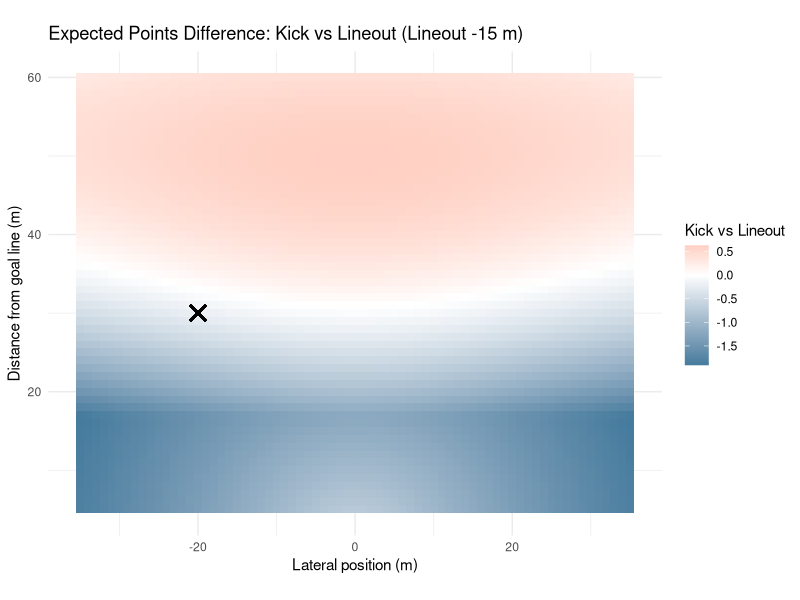
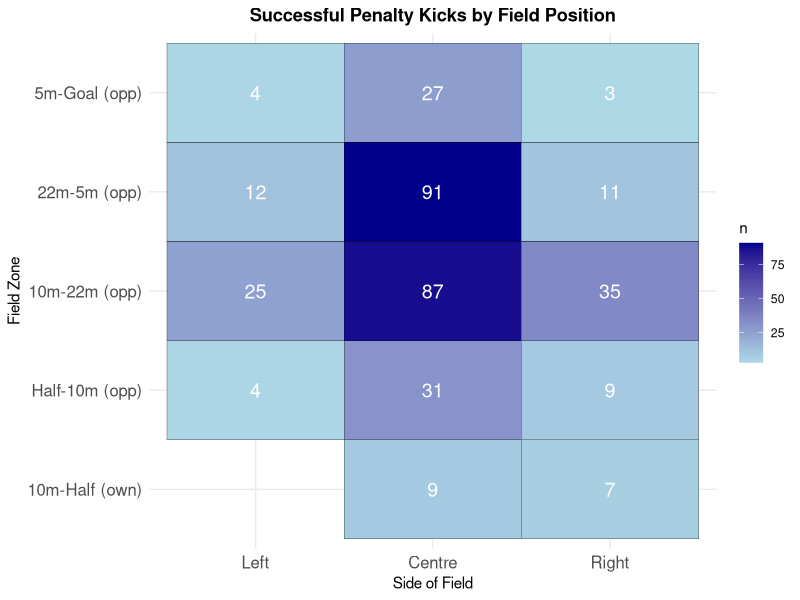
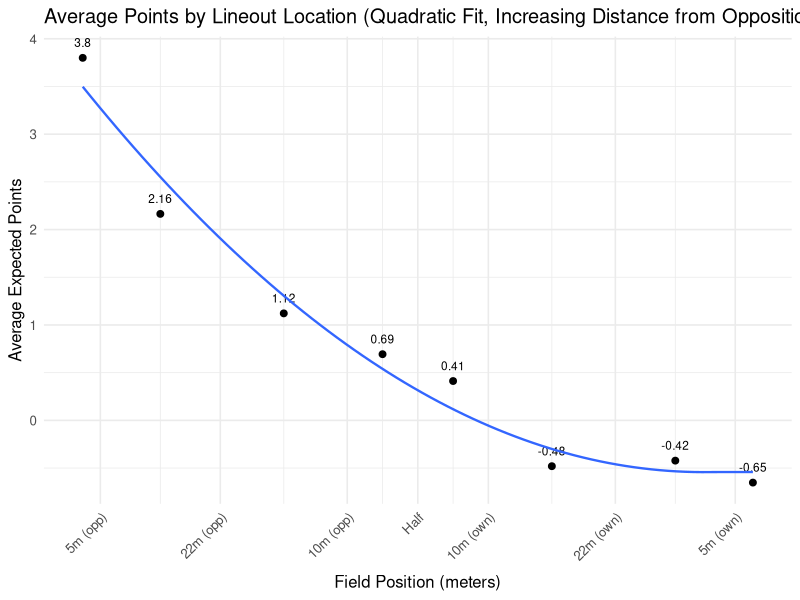
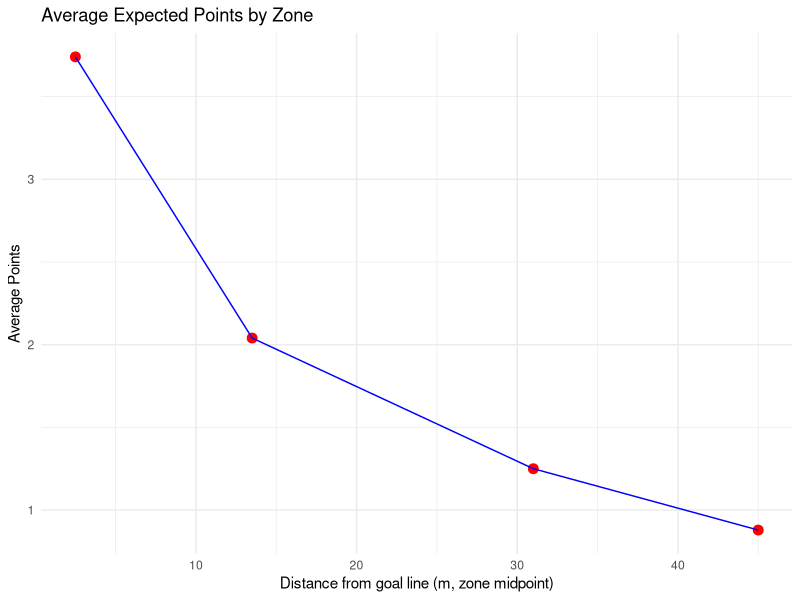
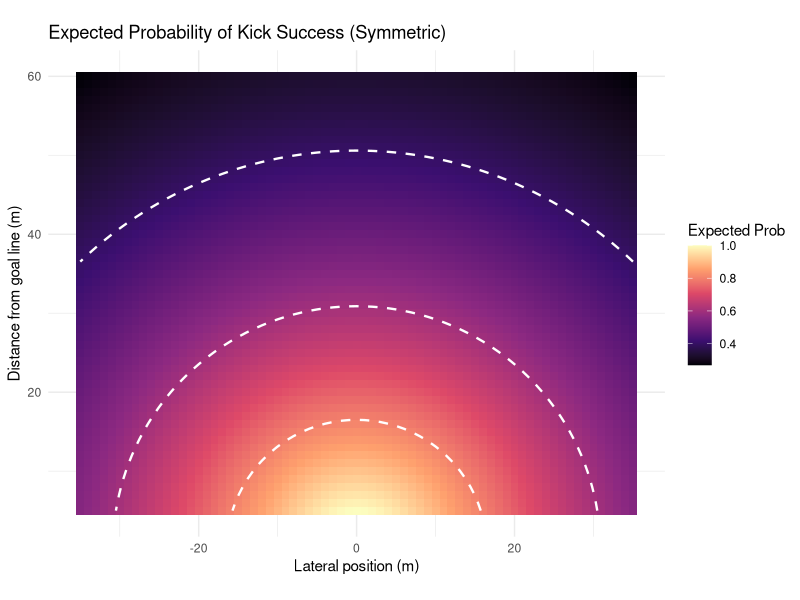
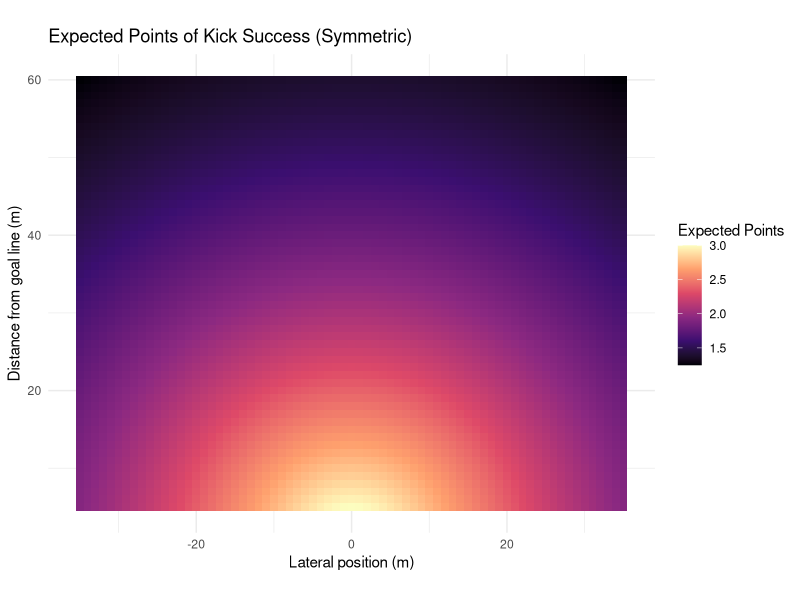
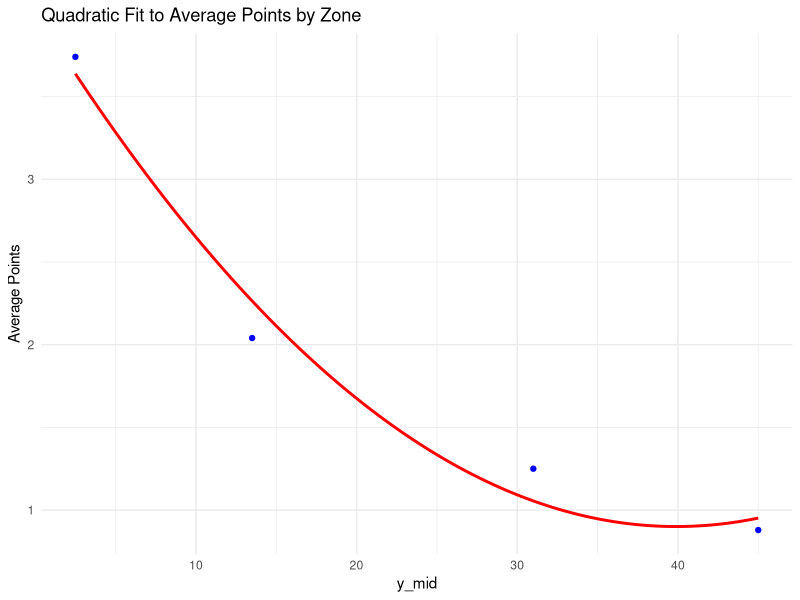
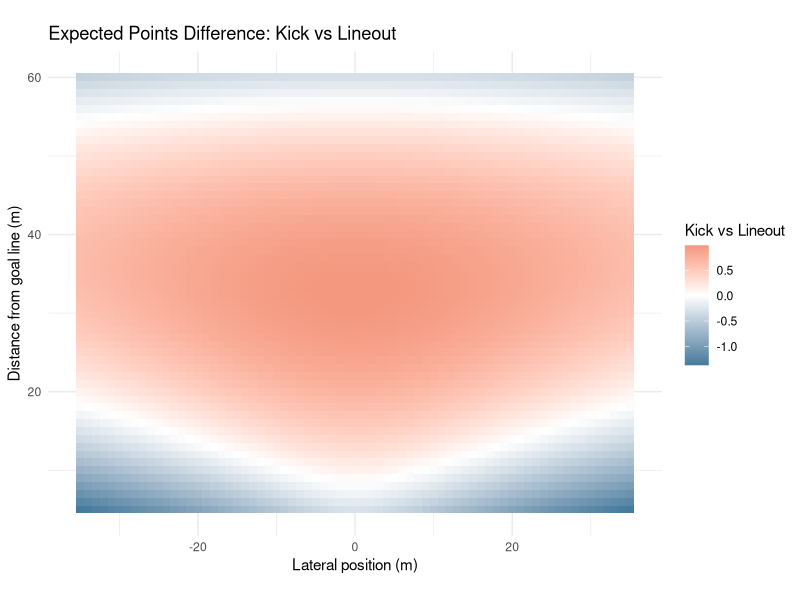

Generate these figures, in order, with R: (Note: this script raises an error after producing the figures.)
##################
### REFERENCES ###
##################

## Links to Article
# https://www.data-ruck.com/blog/predicting-kicks-outcome/
# https://journals.sagepub.com/doi/10.1177/22150218251365220

## Data Download Link
# https://zenodo.org/api/records/13851563/files-archive

# Goal Kicking Data
# https://www.sciencedirect.com/science/article/pii/S1440244014000255


################
### PACKAGES ###
################

# install.packages("patchwork")
library(patchwork)

# install.packages("stringr")
library(stringr)

# install.packages("tidyverse")
library(tidyverse)

# install.packages("dplyr")
library(dplyr)

#################
### DATA LOAD ###
#################

# run from project directory (or within .Rproj)
phase_data = read_csv("data/phase_2018-19.csv")
# preview data
head(phase_data)

########################
### DATA EXPLORATION ###
#######################

# location where the phase began, determined determined by the metre lines dividing the pitch
unique(phase_data$Location)

# period between subsequent rucks
unique(phase_data$Phase)

# location on the pitch where the phase began, determined by the lineout lines dividing the pitch
unique(phase_data$Side)

# how did the play start?
unique(phase_data$Play_Start)

# upon scoring, the event was assigned to all phases since the previous scoring event
unique(phase_data$Outcome)

# points difference (I'm assuming for whoever has possession of the ball)
## oftentimes this is from perspective of the home team, but if it flips back and forth w/ possession then you're right
unique(phase_data$Points_Difference)

# remove instances when cards occur
phase_data <- phase_data %>%
  filter(
    Red_Cards_Own == 0,
    Red_Cards_Opp == 0,
    Yellow_Cards_Own == 0,
    Yellow_Cards_Opp == 0
  ) %>%
  select(-Red_Cards_Own, -Red_Cards_Opp, -Yellow_Cards_Own, -Yellow_Cards_Opp)

# get restarts
restarts <- phase_data %>%
  filter(Play_Start == "Restart Kick", Phase ==1)

# list of unique restart locations
unique(restarts$Location)

# successfulpenalty kicks and locations
successful_penalty_kicks <- phase_data %>%
  arrange(ID) %>% 
  mutate(
    prev_location = lag(Location),          # previous play location
    prev_team = lag(Team_In_Poss),          # previous team in possession
    prev_side = lag(Side),                  # previous side
    score_change = Points_Difference - lag(Points_Difference),
    
    # flip certain "own" zones to "opp"
    prev_location = case_when(
      prev_location == "Goal-5m (own)"   ~ "5m-Goal (opp)",
      prev_location == "5m-22m (own)"    ~ "22m-5m (opp)",
      prev_location == "22m-10m (own)"   ~ "10m-22m (opp)",
      TRUE ~ prev_location
    )
  ) %>%
  # isolate for 3-point scores
  filter(
    abs(score_change) == 3
  ) %>%
  select(ID, Round, Home, Away, Location, prev_location, prev_team, prev_side, Points_Difference, Outcome)
# preview data
print(successful_penalty_kicks)


# mapping successful penalty kicks

zone_levels <- c("Goal-5m (own)", "5m-22m (own)", "22m-10m (own)", "10m-Half (own)",
                 "Half-10m (opp)", "10m-22m (opp)", "22m-5m (opp)", "5m-Goal (opp)")

successful_penalty_kicks <- successful_penalty_kicks %>%
  mutate(
    prev_location = factor(prev_location, levels = zone_levels),
    prev_side = factor(prev_side, levels = c("Left", "Centre", "Right"))
  )

field_counts <- successful_penalty_kicks %>%
  count(prev_location, prev_side)

p1 <- ggplot(field_counts, aes(x = prev_side, y = prev_location, fill = n)) +
  geom_tile(color = "black") +
  geom_text(aes(label = n), color = "white", size = 5) +
  scale_fill_gradient(low = "lightblue", high = "darkblue") +
  labs(title = "Successful Penalty Kicks by Field Position",
       x = "Side of Field",
       y = "Field Zone") +
  theme_minimal() +
  theme(
    axis.text.x = element_text(size = 12),
    axis.text.y = element_text(size = 12),
    plot.title = element_text(hjust = 0.5, face = "bold")
  )

ggsave("plots/penalty_kicks_by_position.png", p1, width = 10, height = 8, dpi = 300)

# expected points of lineout in different locations

phase_data <- phase_data %>%
  mutate(
    # extract signed numbers inside parentheses: (+3), (-3), etc.
    points = str_extract(Outcome, "[-+]?\\d+") %>% as.numeric(),
    
    # handle cases with no number (e.g. "no score", turnovers)
    points = ifelse(is.na(points), 0, points)
  )

zones <- c(
  "5m-Goal (opp)",
  "22m-5m (opp)",
  "10m-22m (opp)",
  "Half-10m (opp)",
  "10m-Half (own)",
  "22m-10m (own)",
  "5m-22m (own)",
  "Goal-5m (own)"
)

lineouts_clean <- phase_data %>%
  filter(
    Play_Start == "Lineout",
    Location %in% zones,
    Phase == 1
  ) %>%
  arrange(Round, Home, Away, Team_In_Poss, desc(Seconds_Remaining)) %>%
  group_by(Round, Home, Away, Team_In_Poss, Points_Difference, Outcome) %>%
  mutate(time_gap = lag(Seconds_Remaining) - Seconds_Remaining,
         too_close = !is.na(time_gap) & time_gap < 200) %>%
  slice_head(n = 1) %>%
  ungroup()

expected_points_by_zone <- lineouts_clean %>%
  group_by(Location) %>%
  summarise(
    n_phases = n(),
    avg_points = mean(points, na.rm = TRUE),
    total_points = sum(points, na.rm = TRUE),
    .groups = "drop"
)

print(expected_points_by_zone)

# Expected Points of Lineout All Areas of the pitch

zones_order <- c(
  "5m-Goal (opp)",
  "22m-5m (opp)",
  "10m-22m (opp)",
  "Half-10m (opp)",
  "10m-Half (own)",
  "22m-10m (own)",
  "5m-22m (own)",
  "Goal-5m (own)"
)

expected_points_by_zone <- lineouts_clean %>%
  group_by(Location) %>%
  summarise(
    n_phases = n(),
    avg_points = mean(points, na.rm = TRUE),
    total_points = sum(points, na.rm = TRUE),
    .groups = "drop"
  ) %>%
  mutate(Location = factor(Location, levels = zones_order)) %>%
  arrange(Location)

# Print Table
print(expected_points_by_zone)

# Plot of Meteres vs Expected Points of Lineout

field_lines <- c(5, 22, 40, 50, 60, 78, 95)
line_names <- c("5m (opp)", "22m (opp)", "10m (opp)", "Half", "10m (own)", "22m (own)", "5m (own)")

zone_meters <- c(2.5, 13.5, 31, 45, 55, 69, 86.5, 97.5)

expected_points_by_zone$Location <- factor(expected_points_by_zone$Location, levels = zones_order)
expected_points_by_zone$meter_x <- zone_meters[match(as.character(expected_points_by_zone$Location), zones_order)]

# Computing Quadratic Minimum

quad_fit_tmp <- lm(avg_points ~ poly(meter_x, 2), data = expected_points_by_zone)
grid_x <- seq(min(expected_points_by_zone$meter_x, na.rm = TRUE),
              max(expected_points_by_zone$meter_x, na.rm = TRUE),
              length.out = 2000)
pred_tmp <- predict(quad_fit_tmp, newdata = data.frame(meter_x = grid_x))

cap_x <- grid_x[which.min(pred_tmp)]

lineout_plot <- ggplot(expected_points_by_zone, aes(x = meter_x, y = avg_points)) +
  geom_point(size = 2) +
  geom_text(aes(label = round(avg_points, 2)), vjust = -1.2, size = 3, check_overlap = TRUE) +
  geom_smooth(method = "lm", formula = y ~ poly(pmin(x,  cap_x), 2), se = FALSE, linewidth = 0.8) +
  scale_x_continuous(
    breaks = field_lines,
    labels = line_names,
    expand = expansion(add = c(3, 3)),
    limits = c(0, 100)  # ensures full field range
  ) +
  labs(
    title = "Average Points by Lineout Location (Quadratic Fit, Increasing Distance from Opposition Goal Line)",
    x = "Field Position (meters)",
    y = "Average Expected Points"
  ) +
  theme_minimal(base_size = 12) +
  theme(
    axis.text.x = element_text(angle = 45, hjust = 1),
    axis.title.x = element_text(margin = ggplot2::margin(t = unit(8, "pt")))
  )

ggsave("plots/lineout_plot.png", lineout_plot, width = 10, height = 6, dpi = 300)

df <- tibble::tibble(
  y_mid = c(31, 13.5, 2.5, 45),
  avg_points = c(1.25, 2.04, 3.74, 0.879)
)

p2 <- ggplot(df, aes(x = y_mid, y = avg_points)) +
  geom_point(size = 3, color = "red") +
  geom_line(group = 1, color = "blue") +
  labs(
    title = "Average Expected Points by Zone",
    x = "Distance from goal line (m, zone midpoint)",
    y = "Average Points"
  ) +
  theme_minimal()

ggsave("plots/expected_points_by_zone.png", p2, width = 10, height = 6, dpi = 300)

# coefficients from logistic regression (REPLICATE THIS)
beta_angle <- 0.45
beta_distance <- -0.022
intercept <- -1.78

x_vals <- seq(-35, 35, by = 1)
y_vals <- seq(5, 60, by = 1)
grid <- expand.grid(x = x_vals, y = y_vals)

# SET THIS AS DEFAULT VALUE, CORRECT IF NOT SO
post_half_width <- 2.81

# logistic function
logit_prob <- function(angle, distance) {
  1 / (1 + exp(-(beta_angle * angle + beta_distance * distance + intercept)))
}

compute_expected_points <- function(x, y, post_half_width = 2.81) {
  # positions of the posts along the x-axis
  left_post_x  <- -post_half_width
  right_post_x <-  post_half_width
  
  # distances to the posts from kicker at (x, y)
  angle_left  <- atan2(x + left_post_x, y)
  angle_right <- atan2(x - right_post_x, y)
  
  # angular width of target
  angle <- angle_right - angle_left
  
  # logistic probability
  distance <- sqrt(x^2 + y^2)
  prob_raw <- logit_prob(angle, distance)
  
  prob_raw
}

grid <- grid %>%
  mutate(
    prob_raw_pos = compute_expected_points(x, y),
    prob_raw_neg = compute_expected_points(-x, y),  # mirror kicker position
    prob_raw_max = pmax(prob_raw_pos, prob_raw_neg)
  ) %>%
  mutate(
    prob = prob_raw_max / max(prob_raw_max),
    expected_points = prob * 3 + (1-prob)*0.604    # 6.04 obtained from expected points following a 22 meter drop out
  )


# plot symmetric heatmap
thresholds <- c(0.8, 0.6, 0.4, 0.2)

p3 <- ggplot(grid, aes(x = x, y = y, fill = prob)) +
  geom_tile() +
  geom_contour(aes(z = prob),
               breaks = thresholds,
               color = "white",
               linewidth = 0.8,
               linetype = "dashed") +
  scale_fill_viridis_c(option = "magma", name = "Expected Prob") +
  coord_fixed() +
  labs(
    title = "Expected Probability of Kick Success (Symmetric)",
    x = "Lateral position (m)",
    y = "Distance from goal line (m)"
  ) +
  theme_minimal()

ggsave("plots/kick_success_probability.png", p3, width = 12, height = 10, dpi = 300)

p4 <- ggplot(grid, aes(x = x, y = y, fill = expected_points)) +
  geom_tile() +
  scale_fill_viridis_c(option = "magma", name = "Expected Points") +
  coord_fixed() +
  labs(
    title = "Expected Points of Kick Success (Symmetric)",
    x = "Lateral position (m)",
    y = "Distance from goal line (m)"
  ) +
  theme_minimal()

ggsave("plots/expected_points_heatmap.png", p4, width = 12, height = 10, dpi = 300)



# Expected Points after Penalty miss (drop kick from opposition 22m)

all_restarts <- restarts

head(all_restarts)
table(all_restarts$Location)

# Need to Remove All Restarts After Tries and Penalties

restarts_not_after_score <- phase_data %>%
  mutate(
    prev_ID = lag(ID),
    prev_Points = lag(Points_Difference),
    prev_Play = lag(Play_Start),
    prev_Team_In_Poss = lag(Team_In_Poss)
  ) %>%
  filter(
    Phase == 1,
    Play_Start == "Restart Kick",
    !is.na(prev_ID),
    abs(Points_Difference - prev_Points) == 0,
    Seconds_Remaining < 4795,
    !between(Seconds_Remaining, 2390, 2400)
  )



head(restarts_not_after_score)
table(restarts_not_after_score$Location)


# Filtering out unreasonable locations

avg_points_by_location_restarts <- restarts_not_after_score %>%
  group_by(Location) %>%
  summarise(
    n = n(),
    avg_expected_points = mean(points, na.rm = TRUE)
  ) %>%
  arrange(desc(avg_expected_points))

print(avg_points_by_location_restarts)

overall_avg_points_restarts <- restarts_not_after_score %>%
  summarise(overall_avg_expected_points = mean(points, na.rm = TRUE))

print(overall_avg_points_restarts)


# lineout expected points

expected_points_by_zone <- tibble(
  Location = c("10m-22m (opp)", "22m-5m (opp)", "5m-Goal (opp)", "Half-10m (opp)"),
  y_mid = c(31, 13.5, 2.5, 45),
  avg_points = c(1.25, 2.04, 3.74, 0.879)
)

# fit quadratic function
quad_fit <- lm(avg_points ~ poly(y_mid, 2, raw = TRUE), data = expected_points_by_zone)

y_dense <- seq(min(expected_points_by_zone$y_mid),
               max(expected_points_by_zone$y_mid), length.out = 500)

fitted_dense <- predict(quad_fit, newdata = data.frame(y_mid = y_dense))

p5 <- ggplot() +
  geom_point(data = expected_points_by_zone, aes(x = y_mid, y = avg_points), color = "blue") +
  geom_line(aes(x = y_dense, y = fitted_dense), color = "red", linewidth = 1) +
  labs(title = "Quadratic Fit to Average Points by Zone",
       x = "y_mid",
       y = "Average Points") +
  theme_minimal()

ggsave("plots/quadratic_fit.png", p5, width = 10, height = 6, dpi = 300)

interpolate_quad <- function(x) {
  predict(quad_fit, newdata = data.frame(y_mid = x))
}

grid <- grid %>%
  mutate(
    avg_points_interp = interpolate_quad(y),
    point_diff = expected_points - avg_points_interp
  )

# graph of if the lineout takes place at the same distance from goal as kick
p6 <- ggplot(grid, aes(x = x, y = y, fill = point_diff)) +
  geom_tile() +
  scale_fill_gradient2(
    low = "#457B9D",    # darker blue for negative
    mid = "white",       # zero
    high = "#E76F51",   # darker orange/red for positive
    midpoint = 0,
    name = "Kick vs Lineout"
  ) +
  coord_fixed() +
  labs(
    title = "Expected Points Difference: Kick vs Lineout",
    x = "Lateral position (m)",
    y = "Distance from goal line (m)"
  ) +
  theme_minimal()

ggsave("plots/kick_vs_lineout_comparison.png", p6, width = 12, height = 10, dpi = 300)

# with a y shift

y_shifts <- c(0, -5, -10, -15, -20, -25)

plots <- lapply(y_shifts, function(shift) {
  
  grid_shifted <- grid %>%
    mutate(
      avg_points_interp = pmin(interpolate_quad(y + shift), 3.74),  # cap at 3.74
      point_diff = expected_points - avg_points_interp
    )
  
  p <- ggplot(grid_shifted, aes(x = x, y = y, fill = point_diff)) +
    geom_tile() +
    scale_fill_gradient2(
      low = "#457B9D",    # darker blue for negative
      mid = "white",       # zero
      high = "#E76F51",   # darker orange/red for positive
      midpoint = 0,
      name = "Kick vs Lineout"
    ) +
    coord_fixed() +
    labs(
      title = paste("Expected Points Difference: Kick vs Lineout (Lineout", shift, "m)"),
      x = "Lateral position (m)",
      y = "Distance from goal line (m)"
    ) +
    theme_minimal()
  
  # Save each plot
  filename <- paste0("plots/kick_vs_lineout_shift_", abs(shift), "m.png")
  ggsave(filename, p, width = 12, height = 10, dpi = 300)
  
  p
})

# Specific y shift and decision marker

y_shift <- -15

marker_x <- -20
marker_y <- 30

grid_shifted <- grid %>%
  mutate(
    avg_points_interp = pmin(interpolate_quad(y + y_shift), 3.74),
    point_diff = expected_points - avg_points_interp
  )

decision_marker <- ggplot(grid_shifted, aes(x = x, y = y, fill = point_diff)) +
  geom_tile() +
  scale_fill_gradient2(
    low = "#457B9D",    # darker blue for negative
    mid = "white",       # zero
    high = "#E76F51",   # darker orange/red for positive
    midpoint = 0,
    name = "Kick vs Lineout"
  ) +
  coord_fixed() +
  labs(
    title = paste("Expected Points Difference: Kick vs Lineout (Lineout", y_shift, "m)"),
    x = "Lateral position (m)",
    y = "Distance from goal line (m)"
  ) +
  theme_minimal() +
  # Add your marker
  geom_point(aes(x = marker_x, y = marker_y), color = "black", size = 4, shape = 4, stroke = 1.2)

ggsave("plots/kick_vs_lineout_shift_15m_marker.png", decision_marker, width = 12, height = 10, dpi = 300)

decision_marker

marker_value <- grid_shifted %>%
  filter(x == marker_x, y == marker_y) %>%
  select(expected_points, avg_points_interp, point_diff)

marker_value <- marker_value %>%
  mutate(
    expected_points = round(expected_points, 2),
    avg_points_interp = round(avg_points_interp, 2),
    point_diff = round(point_diff, 2)
  )

marker_value


# All Blacks vs South Africa Game

sep_game_data = read_csv("data/All Blacks vs South Africa Game Sep 16th.csv")

sep_game_data <- sep_game_data %>%
  rename(
    x = `x location`,
    y = `y location`
  ) %>%
  mutate(
    x = x - 35
  )
  
sep_game_data <- sep_game_data %>%
  left_join(grid, by = c("x", "y"))

sep_game_data <- sep_game_data %>%
  mutate(
    optimal_decision = if_else(point_diff > 0, "lineout", "kick")
  )

decision_tbl <- sep_game_data %>%
  select(Decision, optimal_decision, point_diff)
print(decision_tbl)

decision_tbl <- decision_tbl %>%
  mutate(
    missed_points = if_else(Decision == optimal_decision, 0, point_diff)
  )
print(decision_tbl)

sum(abs(decision_tbl$missed_points))

# Graphing Decision Boundary

marker_x <- -20
marker_y <- 30

y_shifts <- seq(0, -25, by = -1)

shift_results <- lapply(y_shifts, function(shift) {
  grid_shifted <- grid %>%
    mutate(
      avg_points_interp = pmin(interpolate_quad(y + shift), 3.74),
      point_diff = expected_points - avg_points_interp
    )
  
  marker_val <- grid_shifted %>%
    mutate(dist = sqrt((x - marker_x)^2 + (y - marker_y)^2)) %>%
    slice_min(dist, n = 1) %>%
    select(expected_points, avg_points_interp)
  
  tibble(
    y_shift = shift,
    kick_EP = marker_val$expected_points,
    lineout_EP = marker_val$avg_points_interp
  )
}) %>%
  bind_rows()

shift_results_long <- shift_results %>%
  mutate(y_shift_plot = abs(y_shift)) %>%
  pivot_longer(
    cols = c(kick_EP, lineout_EP),
    names_to = "Option",
    values_to = "Expected_Points"
  )

f <- function(shift) interpolate_quad(marker_y + shift) - shift_results$kick_EP[1]

zero_shift <- -uniroot(f, c(-20, 30))$root

zero_shift

delta_intercept <- ggplot(shift_results_long, aes(x = y_shift_plot, y = Expected_Points, color = Option)) +
  geom_line(size = 1.2) +
  geom_point(size = 2) +
  geom_point(
    data = intersection,
    aes(x = y_shift_intersect, y = Expected_Points_intersect),
    color = "black", size = 3, shape = 21
  ) +
  geom_vline(xintercept = abs(zero_shift), linetype = "dashed", color = "black") +
  annotate(
    "text",
    x = abs(zero_shift) + 1,  # shift label slightly right (adjust as needed)
    y = max(shift_results_long$Expected_Points),
    label = sprintf("Intercept = %.2f m", abs(zero_shift)),
    vjust = -0.5,
    hjust = 0
  ) +
  theme_minimal() +
  labs(
    title = paste("Expected Points vs Lineout Shift at (", marker_x, ",", marker_y, ")"),
    x = "Yards Gained for Lineout (m)",
    y = "Expected Points",
    color = "Option"
  )

ggsave("plots/delta_intercept_graph.png", delta_intercept, width = 12, height = 10, dpi = 300)
